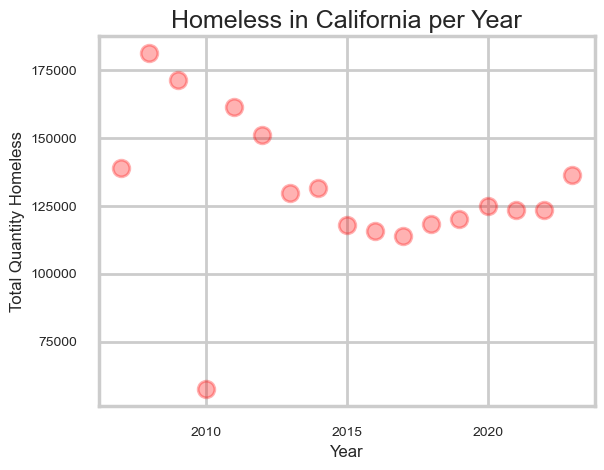
#> input picture Capstone II/images/Overall Homelessness in California per Year.png, 604 x 470 px, found by its file name; its folder holds 4 pictures in this run
$ jupyter execute --allow-errors 'Preprocessing&Modelling.ipynb'   (shell and % lines are left out)
#> lines starting #> are read from the running program, lines starting #| are printed output that depends on the picture
[cell 1]
#Capstone III
#Preprocessing and Modelling
#Ofri Oren

[cell 2]
#imports

import pandas as pd
import numpy as np
import matplotlib.pyplot as plt
import seaborn as sns

# Show plots inline

import datetime as dt
import os
import io

#!pip install opencv-python
#!pip install tensorflow


#Import neural network tools
#!pip install keras tensorflow
from keras.models import Sequential
from keras.layers import Dense, Conv2D, Flatten,  MaxPooling2D, Dropout, BatchNormalization
from keras.callbacks import ModelCheckpoint

# Import the necessary modules from scikit-image for image transformation, and exposure adjustment
from skimage.transform import resize, rotate
from skimage.exposure import equalize_adapthist

#Image imports
import imageio.v3 as imageio
from scipy import ndimage as ndi
from skimage import filters, exposure, transform, morphology, restoration, util, segmentation, measure, feature
from PIL import Image
from skimage.draw import polygon
from matplotlib.patches import Polygon

[cell 3]
# Path to the folder containing the images
folder_path_images = "/Users/ofrioren/GIT/Capstone III/brain_tumor_dataset/brain_tumor_segmentation/train/images"

# Initialize a list to store image data
volume_train_images = []

# Iterate through the files in the folder
for filename in sorted(os.listdir(folder_path_images)):  # Sort to maintain order
    if filename.endswith(('.jpg', '.jpeg', '.png', '.bmp')):  # Check for valid image files
        filepath_image = os.path.join(folder_path_images, filename)
        try:
            # Open the image using PIL
            img = Image.open(filepath_image).convert('RGB')  # Ensure all images are RGB
            img_array = np.array(img)  # Convert the image to a NumPy array
            volume_train_images.append(img_array)  # Append the image to the list
        except Exception as e:
            print(f"Error loading image {filepath_image}: {e}")

# Convert the list of images into a NumPy array (volume)
try:
    volume_train_images = np.stack(volume_train_images)
    print(f"Loaded image volume shape: {volume_train_images.shape}")  # Expected shape: (number_of_images, height, width, channels)
except ValueError as e:
    print(f"Error stacking images into volume: {e}")

# Display a few images to confirm successful loading
import matplotlib.pyplot as plt

fig, axes = plt.subplots(1, 3, figsize=(15, 5))
if len(volume_train_images) >= 3:
    axes[0].imshow(volume_train_images[0])
    axes[0].set_title('Image 1')
    axes[1].imshow(volume_train_images[len(volume_train_images) // 2])
    axes[1].set_title('Image from Middle')
    axes[2].imshow(volume_train_images[-1])
    axes[2].set_title('Last Image')
    for ax in axes:
        ax.axis('off')
#> this loop made 3 passes
    plt.show()
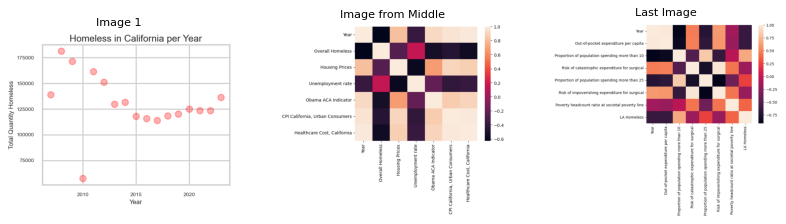
#> figure drawn by matplotlib, 3 panels
else:
    print("Not enough images to display.")

[cell 4]
#I have to open the label data which appears to have information about a polygon around the tumor.
# [37 lines left out: functions load_polygon_from_file, scale_polygons_to_image, plot_polygon_on_image, not called in this run]


# Paths
labels_folder = "/Users/ofrioren/GIT/Capstone III/brain_tumor_dataset/brain_tumor_segmentation/train/labels"
images_folder = "/Users/ofrioren/GIT/Capstone III/brain_tumor_dataset/brain_tumor_segmentation/train/images"

# Iterate through label files
#> (the rest of this cell did not finish here and is left out)

[cell 5]
import os
import numpy as np
from PIL import Image, ImageDraw
import tensorflow as tf

# Paths
labels_folder = "/Users/ofrioren/GIT/Capstone III/brain_tumor_dataset/brain_tumor_segmentation/train/labels"
images_folder = "/Users/ofrioren/GIT/Capstone III/brain_tumor_dataset/brain_tumor_segmentation/train/images"

# Initialize arrays for images and masks
volume_images = []
volume_masks = []

# [7 lines left out: function create_mask_from_polygons, not called in this run]

# Iterate through label files
#> (the rest of this cell did not finish here and is left out)

[cell 6]
#modelling

from tensorflow.keras.layers import Conv2D, MaxPooling2D, Conv2DTranspose, concatenate, Input
from tensorflow.keras.models import Model

def unet_model(input_shape=(640, 640, 3), num_classes=2):
    inputs = Input(input_shape)

    # Encoder
    c1 = Conv2D(32, (3, 3), activation='relu', padding='same')(inputs)
    c1 = Conv2D(32, (3, 3), activation='relu', padding='same')(c1)
    p1 = MaxPooling2D((2, 2))(c1)

    c2 = Conv2D(64, (3, 3), activation='relu', padding='same')(p1)
    c2 = Conv2D(64, (3, 3), activation='relu', padding='same')(c2)
    p2 = MaxPooling2D((2, 2))(c2)

    # Bottleneck
    c3 = Conv2D(128, (3, 3), activation='relu', padding='same')(p2)
    c3 = Conv2D(128, (3, 3), activation='relu', padding='same')(c3)

    # Decoder
    u1 = Conv2DTranspose(64, (2, 2), strides=(2, 2), padding='same')(c3)
    u1 = concatenate([u1, c2])
    c4 = Conv2D(64, (3, 3), activation='relu', padding='same')(u1)
    c4 = Conv2D(64, (3, 3), activation='relu', padding='same')(c4)

    u2 = Conv2DTranspose(32, (2, 2), strides=(2, 2), padding='same')(c4)
    u2 = concatenate([u2, c1])
    c5 = Conv2D(32, (3, 3), activation='relu', padding='same')(u2)
    c5 = Conv2D(32, (3, 3), activation='relu', padding='same')(c5)

    outputs = Conv2D(num_classes, (1, 1), activation='softmax')(c5)

    model = Model(inputs, outputs)
    return model

# Create the model
#> (the rest of this cell did not finish here and is left out)

[cell 7]
#Renaming the volumes
train_data = volume_images
train_masks = volume_masks

#Compiling the model
#> (the rest of this cell did not finish here and is left out)

#> (a cell that did not finish here is left out)

[cell 9]
#Now let's see how the model performs on the test data and whether I need to adjust training data.

[cell 10]
#I have all of the images stored with their labels in a dictionary, but for batch processing and viewing I will create
# a volume.

folder_path = "/Users/ofrioren/GIT/Capstone III/brain_tumor_dataset/brain_tumor_segmentation/test/images"

# Load all images in the folder as a volume
volume = []

for filename in sorted(os.listdir(folder_path)):  # Sort to maintain order
    if filename.endswith(('.jpg', '.jpeg', '.png', '.bmp')):
        filepath = os.path.join(folder_path, filename)
        try:
            # Open the image with Pillow
            img = Image.open(filepath)
#> img is the input picture: PIL image 604x470 RGBA; mean R, G, B, A 249.5, 247.9, 247.9, 255
